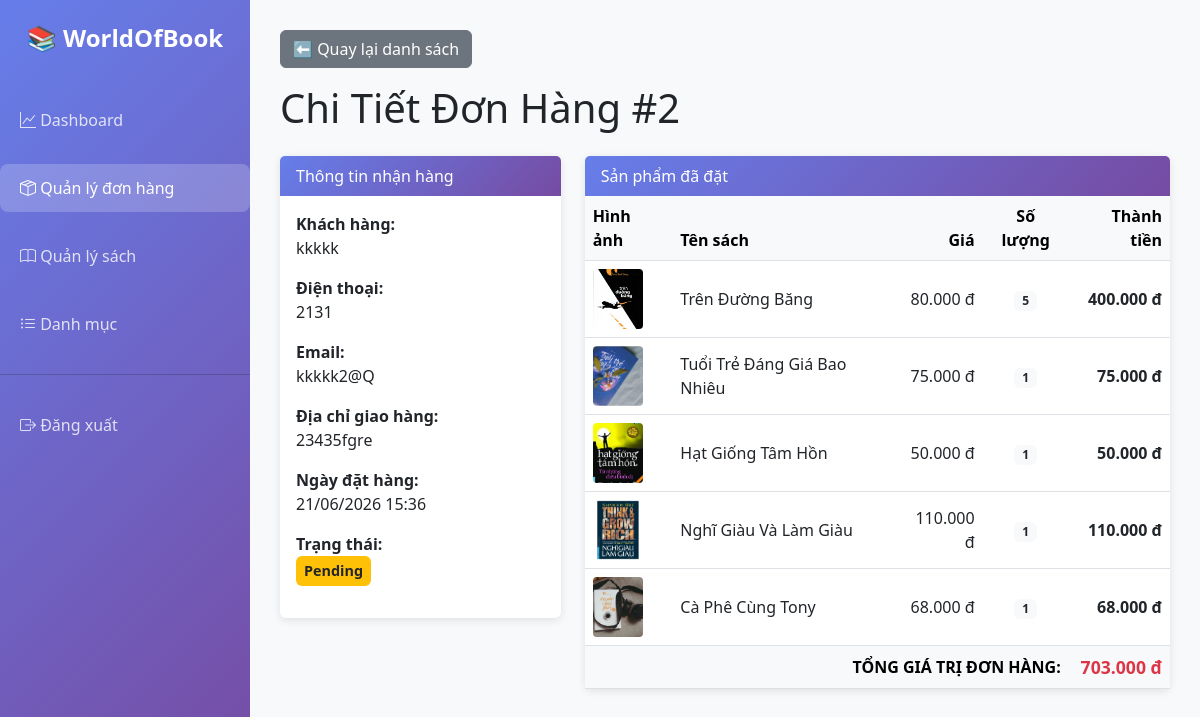
Page /pages/admin_order_detail.php?id=2 (signed in) on the committed database.
### tables this page shows
CREATE TABLE `orders` (
  `order_id` int(11) NOT NULL,
  `user_id` int(11) DEFAULT NULL,
  `full_name` varchar(150) NOT NULL,
  `email` varchar(150) NOT NULL,
  `phone` varchar(20) NOT NULL,
  `address` text NOT NULL,
  `total_amount` decimal(10,2) NOT NULL,
  `status` varchar(50) DEFAULT 'Pending',
  `created_at` timestamp NOT NULL DEFAULT current_timestamp()
);

CREATE TABLE `order_items` (
  `item_id` int(11) NOT NULL,
  `order_id` int(11) NOT NULL,
  `book_id` int(11) NOT NULL,
  `quantity` int(11) NOT NULL,
  `price` decimal(10,2) NOT NULL
);

CREATE TABLE `books` (
  `book_id` int(11) NOT NULL,
  `book_name` varchar(255) NOT NULL,
  `author` varchar(150) NOT NULL,
  `price` decimal(10,2) NOT NULL,
  `image_path` varchar(255) NOT NULL,
  `category_id` int(11) DEFAULT NULL,
  `is_best_seller` tinyint(1) DEFAULT 0,
  `created_at` timestamp NOT NULL DEFAULT current_timestamp(),
  `sales_count` int(11) DEFAULT 0,
  `discount_percent` int(11) DEFAULT 0
);

### public_html/pages/admin_order_detail.php (the view, shortened to what this page needs)
<?php
require_once 'db.php';
$order_id = $_GET['id'];
$stmt = $pdo->prepare("SELECT * FROM orders WHERE order_id = ?");
$stmt->execute([$order_id]);
$order = $stmt->fetch();
$stmt = $pdo->prepare("
    SELECT oi.*, b.book_name, b.image_path
    FROM order_items oi
    JOIN books b ON oi.book_id = b.book_id
    WHERE oi.order_id = ?
");
$stmt->execute([$order_id]);
$items = $stmt->fetchAll();
?>
<!DOCTYPE html>
<html lang="vi">
<head>
    <link href="https://cdn.jsdelivr.net/npm/bootstrap@5.3.0/dist/css/bootstrap.min.css" rel="stylesheet">
    <link rel="stylesheet" href="https://cdn.jsdelivr.net/npm/bootstrap-icons@1.10.5/font/bootstrap-icons.css">
</head>
<body>
    <div class="sidebar">
        <div class="logo">📚 WorldOfBook</div>
        <nav class="nav flex-column">
            <a href="admin_dashboard.php" class="nav-link">
                <i class="bi bi-graph-up"></i> Dashboard
            </a>
            <a href="admin_orders.php" class="nav-link active">
                <i class="bi bi-box-seam"></i> Quản lý đơn hàng
            </a>
            <a href="admin_books.php" class="nav-link">
                <i class="bi bi-book"></i> Quản lý sách
            </a>
            <a href="admin_categories.php" class="nav-link">
                <i class="bi bi-list-ul"></i> Danh mục
            </a>
            <hr style="background: rgba(255,255,255,0.2);">
            <a href="logout.php" class="nav-link">
                <i class="bi bi-box-arrow-right"></i> Đăng xuất
            </a>
        </nav>
    </div>
    <div class="main-content">
        <div class="mb-3">
            <a href="admin_orders.php" class="btn btn-secondary">⬅️ Quay lại danh sách</a>
        </div>
        <h1 class="mb-4">Chi Tiết Đơn Hàng #<?= $order['order_id'] ?></h1>
        <div class="row">
            <div class="col-md-4">
                <div class="card mb-4">
                    <div class="card-header">Thông tin nhận hàng</div>
                    <div class="card-body">
                        <p><strong>Khách hàng:</strong><br><?= htmlspecialchars($order['full_name']) ?></p>
                        <p><strong>Điện thoại:</strong><br><?= htmlspecialchars($order['phone']) ?></p>
                        <p><strong>Email:</strong><br><?= htmlspecialchars($order['email']) ?></p>
                        <p><strong>Địa chỉ giao hàng:</strong><br><?= htmlspecialchars($order['address']) ?></p>
                        <p><strong>Ngày đặt hàng:</strong><br><?= date('d/m/Y H:i', strtotime($order['created_at'])) ?></p>
                        <p><strong>Trạng thái:</strong><br>
                            <?php
                                $badge_class = 'bg-secondary';
                                if ($order['status'] == 'Pending') $badge_class = 'bg-warning text-dark';
                                elseif ($order['status'] == 'Processing') $badge_class = 'bg-info text-white';
                                elseif ($order['status'] == 'Completed') $badge_class = 'bg-success';
                                elseif ($order['status'] == 'Cancelled') $badge_class = 'bg-danger';
                            ?>
                            <span class="badge <?= $badge_class ?>" style="font-size: 0.9rem; padding: 0.5rem;"><?= $order['status'] ?></span>
                        </p>
                    </div>
                </div>
            </div>
            <div class="col-md-8">
                <div class="card">
                    <div class="card-header">Sản phẩm đã đặt</div>
                    <div class="card-body p-0">
                        <div class="table-responsive">
                            <table class="table table-hover align-middle m-0">
                                <thead class="table-light">
                                    <tr>
                                        <th>Hình ảnh</th>
                                        <th>Tên sách</th>
                                        <th class="text-end">Giá</th>
                                        <th class="text-center">Số lượng</th>
                                        <th class="text-end">Thành tiền</th>
                                    </tr>
                                </thead>
                                <tbody>
                                    <?php foreach ($items as $item): ?>
                                        <tr>
                                            <td>
                                                <img src="../<?= htmlspecialchars($item['image_path']) ?>" alt="" style="width: 50px; height: 60px; object-fit: cover; border-radius: 4px;">
                                            </td>
                                            <td><?= htmlspecialchars($item['book_name']) ?></td>
                                            <td class="text-end"><?= number_format($item['price'], 0, ',', '.') ?> đ</td>
                                            <td class="text-center"><span class="badge bg-light text-dark"><?= $item['quantity'] ?></span></td>
                                            <td class="text-end fw-bold"><?= number_format($item['price'] * $item['quantity'], 0, ',', '.') ?> đ</td>
                                        </tr>
                                    <?php endforeach; ?>
                                    <tr class="table-light fw-bold">
                                        <td colspan="4" class="text-end">TỔNG GIÁ TRỊ ĐƠN HÀNG:</td>
                                        <td class="text-end text-danger" style="font-size: 1.1rem;"><?= number_format($order['total_amount'], 0, ',', '.') ?> đ</td>
                                    </tr>
                                </tbody>
                            </table>
                        </div>
                    </div>
                </div>
            </div>
        </div>
    </div>
</body>
</html>

### public_html/pages/admin_order_detail.php (style rules this page uses)
body { font-family: 'Segoe UI', Tahoma, Geneva, Verdana, sans-serif; }
.sidebar { background: linear-gradient(135deg, #667eea 0%, #764ba2 100%); min-height: 100vh; position: fixed; left: 0; top: 0; width: 250px; padding: 20px 0; }
.sidebar .logo { text-align: center; color: white; font-size: 24px; font-weight: bold; margin-bottom: 30px; }
.sidebar .nav-link { color: rgba(255,255,255,0.8); margin: 10px 0; padding: 12px 20px; border-radius: 8px; transition: all 0.3s; }
.sidebar .nav-link:hover, .sidebar .nav-link.active { background: rgba(255,255,255,0.2); color: white; }
.main-content { margin-left: 250px; padding: 30px; background: #f8f9fa; min-height: 100vh; }
.card { border: none; box-shadow: 0 2px 8px rgba(0,0,0,0.1); }
.card-header { background: linear-gradient(135deg, #667eea 0%, #764ba2 100%); color: white; border: none; }

### rows in the picture
orders: order_id "2", full_name "kkkkk", phone "2131", email "kkkkk2@Q", address "23435fgre", created_at "21/06/2026 15:36", status "Pending", total_amount "703.000"
order_items: book.image_path (picture), book.book_name "Trên Đường Băng", price "80.000", quantity "5", $item['price'] * $item['quantity'] "400.000"
order_items: book.image_path (picture), book.book_name "Tuổi Trẻ Đáng Giá Bao Nhiêu", price "75.000", quantity "1", $item['price'] * $item['quantity'] "75.000"
order_items: book.image_path (picture), book.book_name "Hạt Giống Tâm Hồn", price "50.000", quantity "1", $item['price'] * $item['quantity'] "50.000"
order_items: book.image_path (picture), book.book_name "Nghĩ Giàu Và Làm Giàu", price "110.000", quantity "1", $item['price'] * $item['quantity'] "110.000"
order_items: book.image_path (picture), book.book_name "Cà Phê Cùng Tony", price "68.000", quantity "1", $item['price'] * $item['quantity'] "68.000"
